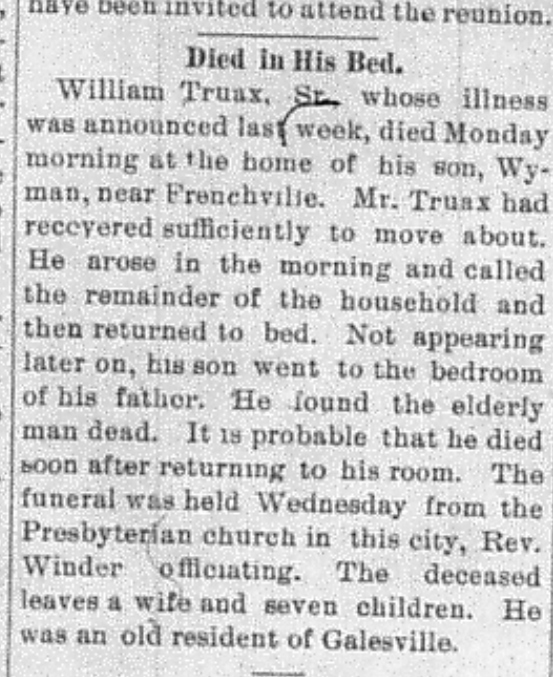
#> input picture stage2-ocr/william-truax-sr-death.jpg, 553 x 677 px
$ python page_pipeline.py william-truax-sr-death.jpg william-truax-sr-death.jpg 5
#> lines starting #> are read from the running program, lines starting #| are printed output that depends on the picture
### stage2-ocr/auto_bbox.py
#!/usr/bin/env python3
"""Automatically locate the printed content region of a newspaper page photo.

Replaces the manual eyeballed bbox in make_crops.py. Works on photographs
of bound volumes: dark book borders, facing-page slivers, uneven margins.

Method: paper is bright, everything outside the page is dark. Find the
widest contiguous run of bright columns/rows, then trim to where text ink
actually lives.

Usage: python auto_bbox.py <page.tif> [overview_out.png]
"""

import sys
from pathlib import Path

import numpy as np
from PIL import Image

Image.MAX_IMAGE_PIXELS = None


def bright_runs_density(arr, axis, bright_thresh=140, dense_thresh=0.25):
    """Find the widest contiguous run of indices that are mostly paper.

    Returns (start, end) inclusive along the given axis.
    """
    bright = (arr > bright_thresh).mean(axis=axis)  # fraction of paper per line
    ok = bright > dense_thresh
    # longest contiguous run of True
    best_len, best_start, cur_len, cur_start = 0, 0, 0, 0
    for i, v in enumerate(ok):
        if v:
            if cur_len == 0:
                cur_start = i
            cur_len += 1
            if cur_len > best_len:
                best_len, best_start = cur_len, cur_start
        else:
            cur_len = 0
    return best_start, best_start + best_len - 1


def trim_to_ink(arr, x0, x1, y0, y1, margin_ink=0.02, min_ink=0.005):
    """Within a page region, trim inward until rows/cols contain real text ink."""
    region = arr[y0:y1, x0:x1]
    ink = region < 100
    col_ink = ink.mean(axis=0)
    row_ink = ink.mean(axis=1)

    def first_last(profile, thresh):
        idx = np.where(profile > thresh)[0]
        return (int(idx[0]), int(idx[-1])) if len(idx) else (0, len(profile) - 1)

    c0, c1 = first_last(col_ink, min_ink)
    r0, r1 = first_last(row_ink, min_ink)
    return x0 + c0, y0 + r0, x0 + c1 + 1, y0 + r1 + 1


def auto_bbox(page_path):
    im = Image.open(page_path).convert("L")
    # downscale for analysis speed
    scale = 1000 / max(im.size)
    small = im.resize((int(im.width * scale), int(im.height * scale)), Image.BILINEAR)
    arr = np.array(small)

    x0, x1 = bright_runs_density(arr, axis=0)
    y0, y1 = bright_runs_density(arr, axis=1)

    # two-stage: first find the page (paper), then trim to printed ink
    bx0, by0, bx1, by1 = trim_to_ink(arr, x0, x1, y0, y1)

    inv = 1 / scale
    return (int(bx0 * inv), int(by0 * inv), int(bx1 * inv), int(by1 * inv))


# [10 lines that do not run on import are left out]

### stage2-ocr/make_crops.py
#!/usr/bin/env python3
"""Extract clean column crops from newspaper page photographs.

Given a page photo and a rough content bbox (in overview coordinates),
crop the content region at full resolution, detect column gutters via
vertical ink projection, and emit column crops split into vertical
chunks at whitespace valleys (so no text line is ever cut).

Usage:
    python make_crops.py <page.tif> <outdir> <x0>,<y0>,<x1>,<y1> <n_columns>
(x0,y0,x1,y1 are in overview-pixel coordinates on a 500px-wide thumbnail;
they are scaled up to full resolution here.)
"""

import json
import sys
from pathlib import Path

import numpy as np
from PIL import Image

Image.MAX_IMAGE_PIXELS = None

SCALE = 4633 / 500  # full-res / overview px


def projection_profile(arr, axis):
    """Ink density: dark pixels per row/col, lightly smoothed."""
    ink = (arr < 128).sum(axis=axis).astype(float)
    k = 15
    kernel = np.ones(k) / k
    return np.convolve(ink, kernel, mode="same")


def find_valleys(profile, n_splits, lo_frac=0.35, hi_frac=0.65):
    """Find n_splits cut positions in the profile, each at the deepest
    local minimum within a window around each target split point."""
    n = len(profile)
    cuts = []
    for i in range(1, n_splits + 1):
        target = int(n * i / (n_splits + 1))
        lo = max(0, int(n * (i / (n_splits + 1)) - n * 0.06))
        hi = min(n, int(n * (i / (n_splits + 1)) + n * 0.06))
        window = profile[lo:hi]
        # prefer the minimum; fall back to target if window is flat
        cuts.append(lo + int(np.argmin(window)))
    return cuts


# [55 lines left out: function main, not called in this run]


# [2 lines that do not run on import are left out]

### stage2-ocr/page_pipeline.py
#!/usr/bin/env python3
"""Page pipeline for PNG page photos: auto bbox -> column crops.

No manual coordinates. Uses paper-brightness analysis for the content
region and ink-projection valleys for column boundaries.

Usage: python page_pipeline.py <page.png> <outdir> <n_columns>
"""

import json
import sys
from pathlib import Path

import numpy as np
from PIL import Image

from auto_bbox import auto_bbox
from make_crops import projection_profile, find_valleys

Image.MAX_IMAGE_PIXELS = None


def main():
    src, out_dir, n_cols = sys.argv[1], Path(sys.argv[2]), int(sys.argv[3])
    out_dir.mkdir(parents=True, exist_ok=True)

    bbox = auto_bbox(src)
#> in auto_bbox, im is the input picture: PIL image 553x677 L; min 6, max 255, mean 205.5
#> in bright_runs_density, `bright = (arr > bright_thresh).mean(axis=axis)`: bright = 816 values, max 1 at index 7, min 0.758 at index 278, mean 0.901
#> the loop in bright_runs_density, `for i, v in enumerate(ok):` made 816 passes
#> cur_start on pass 1: 0
#> after the loop in bright_runs_density, `for i, v in enumerate(ok):`: best_len = 816; best_start = 0
#> in auto_bbox, `x0, x1 = bright_runs_density(arr, axis=0)`: x1 = 815
#> the loop in bright_runs_density (call 2), `for i, v in enumerate(ok):` made 1000 passes
#> in auto_bbox, `y0, y1 = bright_runs_density(arr, axis=1)`: y0 = 0; y1 = 999
#> in trim_to_ink, `region = arr[y0:y1, x0:x1]`:
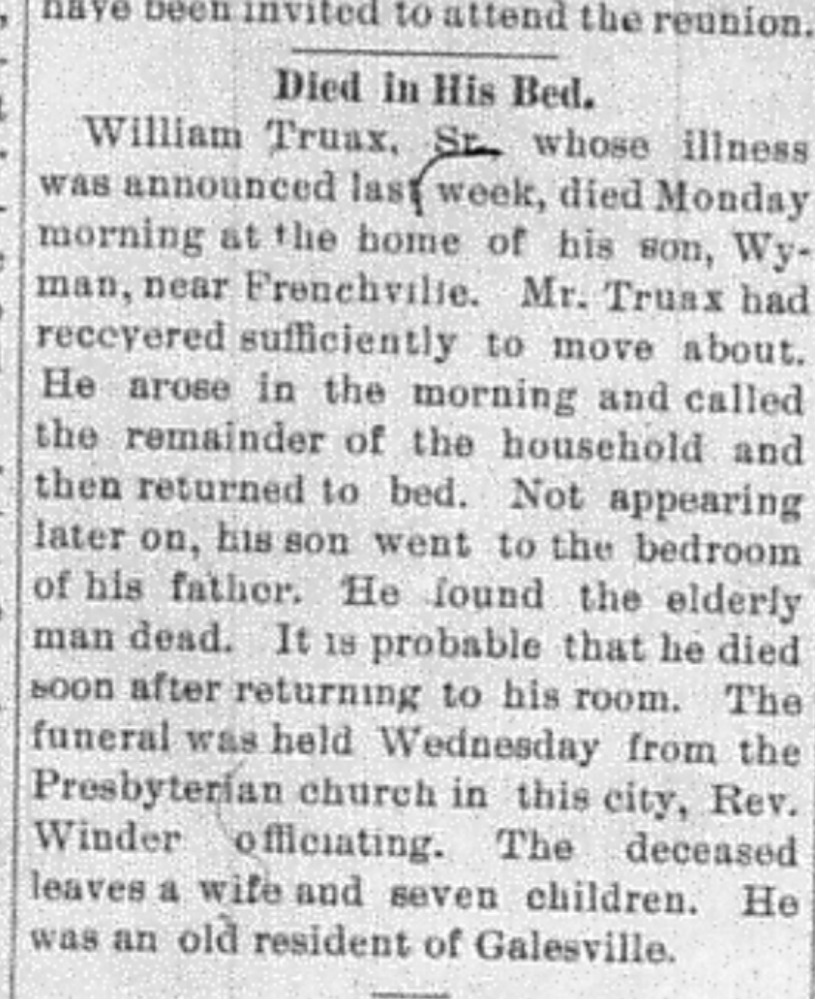
#> region: shape (999, 815); min 9, max 255, mean 205.5
#> in trim_to_ink, `ink = region < 100`:
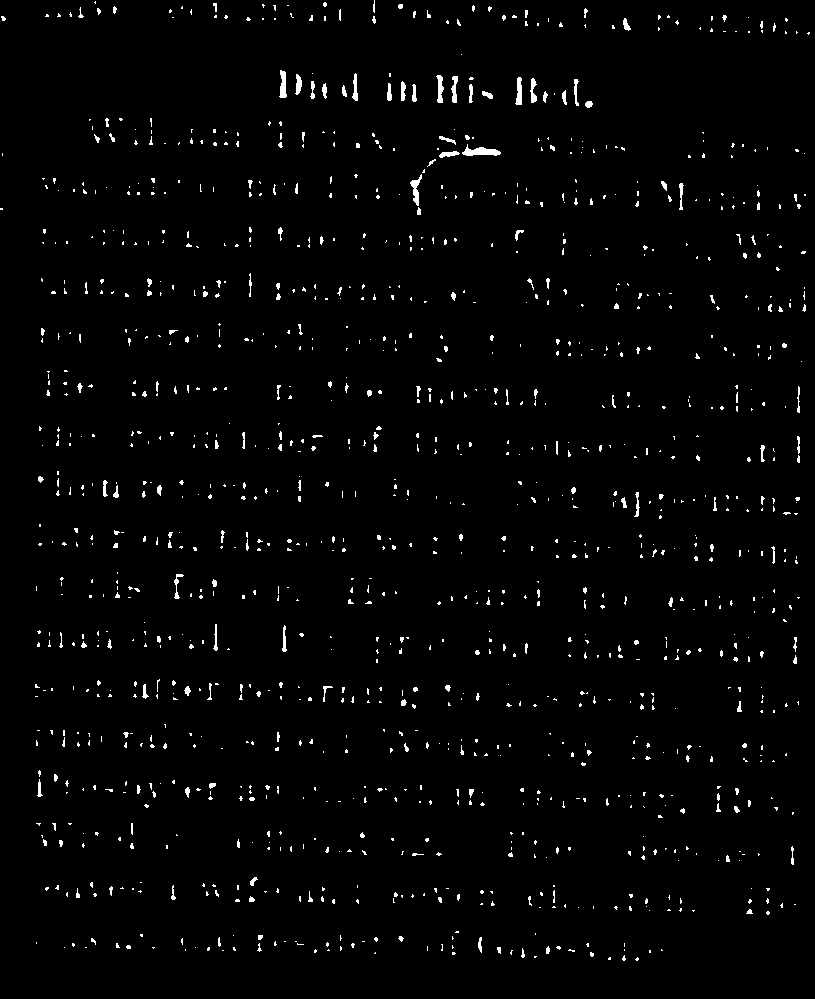
#> ink: shape (999, 815) bool; 1.8% white in thin lines or dots
#> in trim_to_ink, `col_ink = ink.mean(axis=0)`: col_ink = 815 values, max 0.0861 at index 280, min 0 at index 6, mean 0.0184
#> in trim_to_ink, `row_ink = ink.mean(axis=1)`: row_ink = 999 values, max 0.0957 at index 94, min 0 at index 35, mean 0.0184
#> in first_last, `idx = np.where(profile > thresh)[0]`: idx = 705 values from 2 to 805
#> in trim_to_ink, `c0, c1 = first_last(col_ink, min_ink)`: c0 = 2; c1 = 805
#> in trim_to_ink, `r0, r1 = first_last(row_ink, min_ink)`: r0 = 2; r1 = 959
#> in auto_bbox, `bx0, by0, bx1, by1 = trim_to_ink(arr, x0, x1, y0, y1)`: bx0 = 2; bx1 = 806; by1 = 960
#> bbox = (1, 1, 545, 649)
    print(f"auto bbox: {bbox}")
#| auto bbox: (1, 1, 545, 649)

    im = Image.open(src).convert("L").crop(bbox)
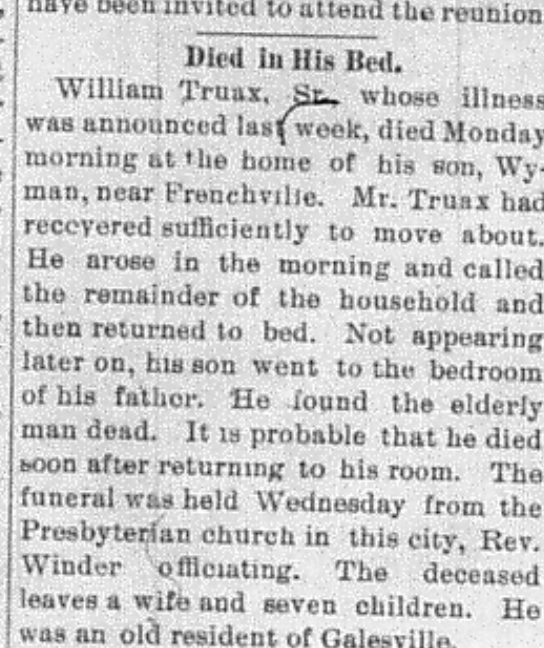
#> im: PIL image 544x648 L; min 6, max 255, mean 204.2
    arr = np.array(im)
    H, W = arr.shape
#> H = 648; W = 544
    stem = Path(src).stem

    vprof = projection_profile(arr, axis=0)
#> in projection_profile, `ink = (arr < 128).sum(axis=axis).astype(float)`: ink = 544 values, max 130 at index 187, min 0 at index 3, mean 49.98
#> vprof = 544 values, max 71.07 at index 302, min 2.27 at index 0, mean 49.81
    cuts = find_valleys(vprof, n_cols - 1)
#> in find_valleys, `n = len(profile)`: n = 544
#> the loop in find_valleys, `for i in range(1, n_splits + 1):` made 4 passes
#> (target, lo, hi) on passes 1 to 4: (108, 76, 141), (217, 184, 250), (326, 293, 359), (435, 402, 467)
#> after the loop in find_valleys, `for i in range(1, n_splits + 1):`: cuts = [76, 210, 332, 406]
#> cuts = [76, 210, 332, 406]
    bounds = [0] + cuts + [W]
#> bounds = [0, 76, 210, 332, 406, 544]

    meta = {"source": str(src), "bbox": list(bbox), "columns": []}
#> meta = {'source': 'william-truax-sr-death.jpg', 'bbox': [1, 1, 545, 649], 'columns': []}
    for c in range(n_cols):
        x0, x1 = bounds[c], bounds[c + 1]
        if x1 - x0 < 200:
            continue
        name = f"{stem}_col{c}"
        im.crop((x0, 0, x1, H)).save(out_dir / f"{name}.png")
        meta["columns"].append({
            "name": name,
            "bbox_content": [int(x0), 0, int(x1), int(H)],
            "bbox_fullres": [int(bbox[0] + x0), int(bbox[1]),
                             int(bbox[0] + x1), int(bbox[1] + H)],
        })
        print(f"column {c}: x {x0}..{x1} (w={x1 - x0})")
#> this loop made 5 passes
#> (x0, x1) on passes 1 to 5: (0, 76), (76, 210), (210, 332), (332, 406), (406, 544)

    (out_dir / "meta.json").write_text(json.dumps(meta, indent=1))
    print(f"{len(meta['columns'])} columns -> {out_dir}")
#| 0 columns -> william-truax-sr-death.jpg


if __name__ == "__main__":
    main()
